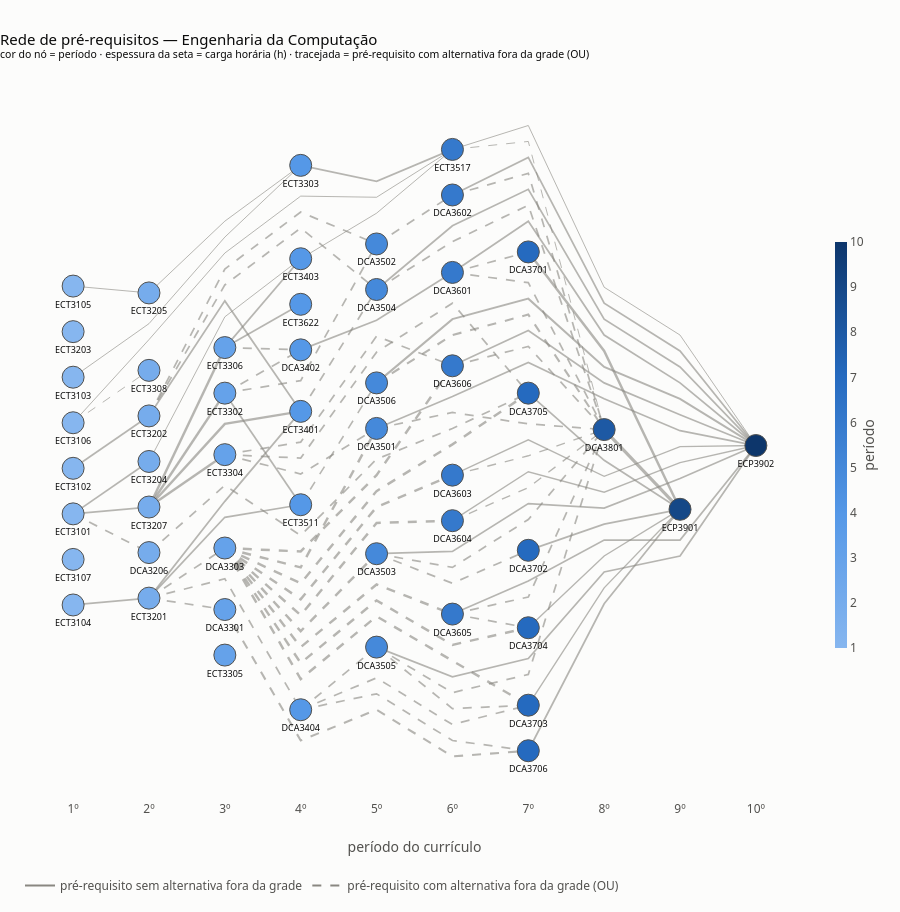

The code cell stored with this chart in its notebook:
### Code cell
def layout_por_periodo(G, varreduras=24, reinicios=40, max_por_coluna=14, altura_virtual=0.35, semente=0):
    """x = período; y = ordem que reduz cruzamentos (heurística do baricentro, com reinícios).

    Aresta que pula períodos passa por um nó virtual em cada coluna intermediária: assim ela ocupa
    uma linha livre e nenhuma seta atravessa o centro de uma disciplina.
    Devolve (pos, rotas): pos[v] = (x, y) de cada disciplina; rotas[(u, v)] = pontos da linha da aresta."""
    nivel = {v: d["nivel"] for v, d in G.nodes(data=True)}
    periodo = lambda it: it[3] if isinstance(it, tuple) else nivel[it]

    colunas = {}

    for v in sorted(G):
        colunas.setdefault(nivel[v], []).append(v)

    cadeias, prox, ant = {}, {}, {}

    for u, v in G.edges:
        cadeia = [u]

        for p in range(nivel[u] + 1, nivel[v]):            # nós virtuais nas colunas entre u e v
            virt = ("virt", u, v, p)
            colunas.setdefault(p, []).append(virt)
            cadeia.append(virt)

        cadeia.append(v)
        cadeias[(u, v)] = cadeia

        for a, b in zip(cadeia, cadeia[1:]):
            if periodo(b) == periodo(a) + 1:
                prox.setdefault(a, []).append(b)
                ant.setdefault(b, []).append(a)

    periodos = sorted(colunas)

    def ordenar(ordens_ini):
        ordens, y = {p: list(o) for p, o in ordens_ini.items()}, {}

        def atribuir(p):
            for i, it in enumerate(ordens[p]):
                y[it] = (len(ordens[p]) - 1) / 2 - i

        def cruzamentos():
            total = 0
            for p in periodos:
                seg = [(y[a], y[b]) for a in ordens[p] for b in prox.get(a, [])]
                for i in range(len(seg)):
                    for j in range(i + 1, len(seg)):
                        if (seg[i][0] - seg[j][0]) * (seg[i][1] - seg[j][1]) < 0:
                            total += 1
            return total

        for p in periodos:
            atribuir(p)
        melhor, melhor_ordens = cruzamentos(), {p: list(o) for p, o in ordens.items()}
        for s in range(varreduras):
            avancando = (s % 2 == 0)
            viz = ant if avancando else prox
            for p in (periodos if avancando else periodos[::-1]):
                def chave(it):
                    vs = viz.get(it, [])
                    return (-float(np.mean([y[u] for u in vs])) if vs else -y[it], -y[it])
                ordens[p] = sorted(ordens[p], key=chave)
                atribuir(p)
            c = cruzamentos()
            if c < melhor:
                melhor, melhor_ordens = c, {p: list(o) for p, o in ordens.items()}
        return melhor, melhor_ordens

    rng = np.random.default_rng(semente)
    melhor_total, ordens = None, None
    for r in range(reinicios):
        ini = {p: list(colunas[p]) for p in periodos}

        if r > 0:
            for p in periodos:
                ini[p] = [ini[p][i] for i in rng.permutation(len(ini[p]))]

        c, o = ordenar(ini)
        if melhor_total is None or c < melhor_total:
            melhor_total, ordens = c, o

    pos_it = {}

    for p in periodos:
        ordem = ordens[p]
        sem_virtual = not any(isinstance(it, tuple) for it in ordem)

        if sem_virtual and len(ordem) > max_por_coluna:     # coluna só de disciplinas soltas: abre em sub-colunas
            sentido = -1 if p == 0 else 1
            linhas = max_por_coluna

            for i, it in enumerate(ordem):
                sub, lin = divmod(i, max_por_coluna)
                pos_it[it] = (p + sentido * 0.28 * sub, (linhas - 1) / 2 - lin)

        else:                                               # disciplina ocupa 1 unidade; ponto de passagem, só uma fração
            alturas = [altura_virtual if isinstance(it, tuple) else 1.0 for it in ordem]
            y_atual = sum(alturas) / 2
            for it, h in zip(ordem, alturas):
                pos_it[it] = (p, y_atual - h / 2)
                y_atual -= h

    pos = {v: pos_it[v] for v in G}
    rotas = {e: [pos_it[it] for it in cadeia] for e, cadeia in cadeias.items()}
    
    return pos, rotas


def plotar_grafo(G, pos, titulo, subtitulo="", cor=None, nome_cor="", escala=ESCALA_SEQ, inteiro=False,
                 arestas_destaque=(), nos_destaque=(), tamanho_no=22, altura=None, largura=None,
                 rotulos=True, fonte_rotulo=9, posicao_rotulo=None, eixo_periodos=True,
                 rotas=None, setas=True, opacidade_arestas=0.6):
    """Desenha o DiGraph. `cor`: dict nó -> valor (rampa de um tom). Destaque em laranja.
    `rotas`: linhas quebradas das arestas (vindas de layout_por_periodo); sem elas, as arestas são retas."""
    fig = go.Figure()
    nos = list(G.nodes)
    dest_a, dest_n = set(arestas_destaque), set(nos_destaque)

    pesos = [d["weight"] for _, _, d in G.edges(data=True)]
    pmin, pmax = (min(pesos), max(pesos)) if pesos else (0, 0)

    def largura_linha(p):
        return 1.0 + 2.2 * (p - pmin) / (pmax - pmin) if pmax > pmin else 1.6

    xs, ys = [pos[v][0] for v in nos], [pos[v][1] for v in nos]

    if rotas:
        ys_todos = ys + [pt[1] for r in rotas.values() for pt in r]
    else:
        ys_todos = ys

    if altura is None:                                              # ~48 px por linha de nós
        altura = int(max(700, 48 * (max(ys_todos) - min(ys_todos) + 1) + 200))
    px_x = (largura or 1250) / (max(xs) - min(xs) + 1.5)            # pixels por unidade (aprox.), p/ a ponta da seta
    px_y = altura / (max(ys_todos) - min(ys_todos) + 2.0)

    # ---- arestas: linha (tracejada se alternativa) + ponta de seta curta ----
    mx, my, mtxt = [], [], []
    for u, v, d in G.edges(data=True):
        pts = (rotas or {}).get((u, v)) or [pos[u], pos[v]]
        (x1, y1), (x0, y0) = pts[-1], pts[-2]                       # último trecho: aponta para v
        
        marcada = (u, v) in dest_a
        esmaecida = bool(dest_a) and not marcada
        cor_a = LARANJA if marcada else MUDO
        
        w = largura_linha(d["weight"]) + (1.2 if marcada else 0)
        op = 0.25 if esmaecida else (1.0 if marcada else opacidade_arestas)
        
        fig.add_trace(go.Scatter(
            x=[p[0] for p in pts], y=[p[1] for p in pts], mode="lines", hoverinfo="skip", showlegend=False,
            opacity=op, line=dict(color=cor_a, width=w, dash="dash" if d["alternativa"] else "solid")))
        
        if setas:
            comp = float(np.hypot((x1 - x0) * px_x, (y1 - y0) * px_y))
            f = min(0.9, 22 / comp) if comp > 0 else 0.9
            
            fig.add_annotation(
                x=x1, y=y1, ax=x1 - f * (x1 - x0), ay=y1 - f * (y1 - y0),
                xref="x", yref="y", axref="x", ayref="y", text="", showarrow=True,
                arrowhead=2, arrowsize=min(2.6, max(0.8, 2.6 / w)), arrowwidth=w, arrowcolor=cor_a,
                opacity=op, standoff=int(tamanho_no / 2) + 2)
        
        if len(pts) == 2:
            mx.append((pts[0][0] + pts[1][0]) / 2)
            my.append((pts[0][1] + pts[1][1]) / 2)
        else:
            mx.append(pts[len(pts) // 2][0])
            my.append(pts[len(pts) // 2][1])
        
        mtxt.append(f"<b>{u} → {v}</b><br>peso = {d['weight']} h<br>"
                    + ("tem alternativa fora da grade (OU)" if d["alternativa"] else "sem alternativa fora da grade"))
    
    if mx:   # pontos invisíveis no meio de cada aresta
        fig.add_trace(go.Scatter(x=mx, y=my, mode="markers", marker=dict(size=14, opacity=0),
                                 hoverinfo="text", hovertext=mtxt, showlegend=False))

    # ---- legenda das arestas ----
    if G.number_of_edges():
        for nome, dash, c in (("pré-requisito sem alternativa fora da grade", "solid", MUDO),
                              ("pré-requisito com alternativa fora da grade (OU)", "dash", MUDO)):
            fig.add_trace(go.Scatter(x=[None], y=[None], mode="lines", name=nome, line=dict(color=c, width=2, dash=dash)))
        
        if dest_a:
            fig.add_trace(go.Scatter(x=[None], y=[None], mode="lines", name="caminho crítico",
                                     line=dict(color=LARANJA, width=3)))

    # ---- nós ----
    marker = dict(size=tamanho_no,
                  line=dict(width=[3 if v in dest_n else 1 for v in nos],
                            color=[LARANJA if v in dest_n else TINTA_2 for v in nos]))
    if cor is None:
        marker["color"] = AZUL
    else:
        valores = [cor[v] for v in nos]
        cmin = 0 if (min(valores) >= 0 and escala is ESCALA_SEQ) else min(valores)
        cmax = max(valores) if max(valores) > cmin else cmin + 1
        barra = dict(title=dict(text=nome_cor, side="right"), thickness=12, len=0.6, outlinewidth=0)
        
        if inteiro:
            barra.update(tickmode="linear", tick0=cmin, dtick=1 if (cmax - cmin) <= 12 else 2)
        
        marker.update(color=valores, colorscale=escala, cmin=cmin, cmax=cmax, showscale=True, colorbar=barra)

    hover = []
    for v in nos:
        d = G.nodes[v]
        periodo = f"{d['nivel']}º período" if d["nivel"] else "sem período"
        t = (f"<b>{v}</b> — {d['nome']}<br>{d['ch']} h · {periodo}<br>"
             f"pré-requisitos diretos: {G.in_degree(v)} · dependentes diretos: {G.out_degree(v)}")
        
        if cor is not None:
            t += f"<br>{nome_cor}: {cor[v]:.4g}"
        
        hover.append(t)

    fig.add_trace(go.Scatter(
        x=xs, y=ys, mode="markers+text" if rotulos else "markers", marker=marker,
        text=nos if rotulos else None,
        textposition=[posicao_rotulo[v] for v in nos] if posicao_rotulo else "bottom center",
        textfont=dict(size=fonte_rotulo, color=TINTA),
        hoverinfo="text", hovertext=hover, showlegend=False))

    # ---- layout ----
    layout = dict(title=dict(text=titulo + (f"<br><sup>{subtitulo}</sup>" if subtitulo else "")),
                  height=altura, hovermode="closest",
                  margin=dict(l=20, r=20, t=90, b=110 if eixo_periodos else 40),
                  legend=dict(orientation="h", x=0, y=-0.1, yanchor="top"))
    
    if largura:
        layout["width"] = largura
    
    if eixo_periodos:
        periodos = sorted({G.nodes[v]["nivel"] for v in nos})
        layout["xaxis"] = dict(tickmode="array", tickvals=periodos,
                               ticktext=[f"{p}º" if p else "sem período" for p in periodos],
                               title="período do currículo", range=[min(xs) - 0.7, max(xs) + 0.7],
                               zeroline=False, showgrid=False)
        layout["yaxis"] = dict(visible=False, showgrid=False, zeroline=False)
    else:
        layout["xaxis"] = dict(visible=False, showgrid=False, zeroline=False)
        layout["yaxis"] = dict(visible=False, showgrid=False, zeroline=False, scaleanchor="x")
    
    fig.update_layout(**layout)
    
    return fig


pos, rotas = layout_por_periodo(G)

fig = plotar_grafo(
    G, pos, "Rede de pré-requisitos — Engenharia da Computação",
    subtitulo="cor do nó = período · espessura da seta = carga horária (h) · tracejada = pré-requisito com alternativa fora da grade (OU)",
    cor={v: d["nivel"] for v, d in G.nodes(data=True)}, nome_cor="período", escala=ESCALA_ORD, inteiro=True,
    rotas=rotas)
fig.show()
